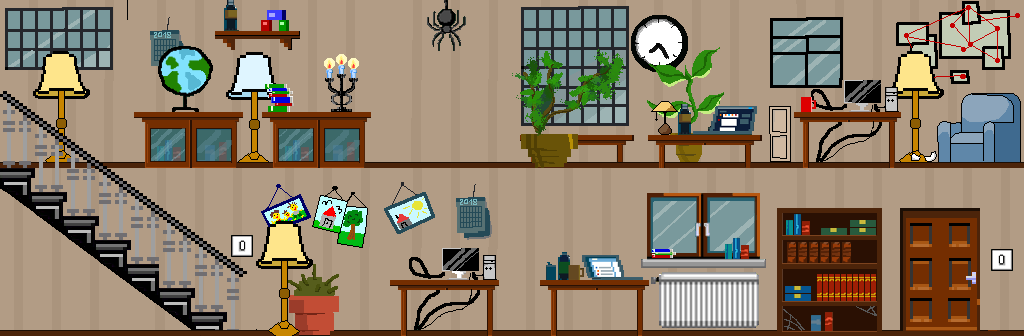

Rendered tile map (Tiled .tmx) drawn with the repository's tilesets; below, a short description and the full map source, tile grids included:
An orthogonal 8x2 tile map with 128x168 px tiles, 1 tile layer (Tile Layer 1), 2 tilesets.

<map version="1.0" tiledversion="1.1.6" orientation="orthogonal" renderorder="right-down" width="8" height="2" tilewidth="128" tileheight="168" infinite="0" nextobjectid="1">
 <tileset firstgid="1" source="tiles.tsx" />
 <tileset firstgid="43" source="tiles.tsx" />
 <layer name="Tile Layer 1" width="8" height="2">
  <data encoding="csv">
37,5,6,13,31,32,41,42,
38,39,33,25,22,23,3,1
</data>
 </layer>
</map>